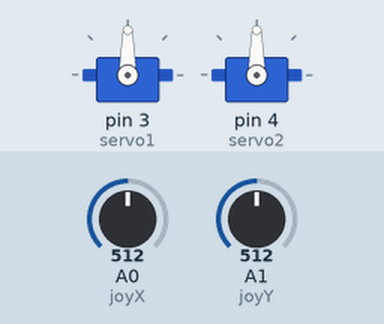
Simulated run of this sketch. Board: Arduino Uno, built with avr-gcc and run on an emulated ATmega328P. Parts: 2 × servo. The test bench sets the inputs (shaded band); at power-on: A0 (joyX) = 512, A1 (joyY) = 512.

Above: at 1.2 s.
1.3 s: A0 (joyX) set to 716
At 2.5 s:
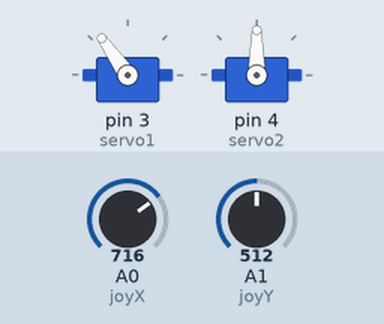
2.8 s: A1 (joyY) set to 716
At 3.4 s:
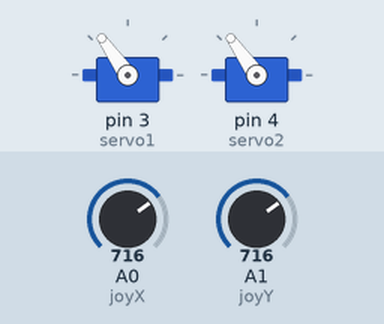
4.3 s: A0 (joyX) set to 900
At 5.1 s:
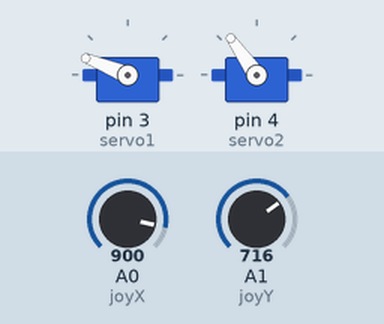
5.8 s: A1 (joyY) set to 900
At 7.0 s:
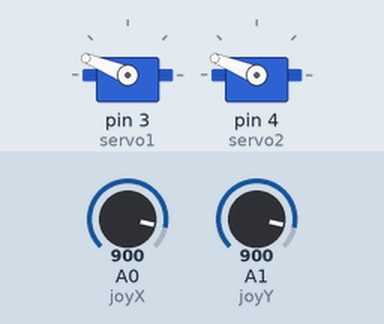
7.3 s: A0 (joyX) set to 1023
At 8.1 s:
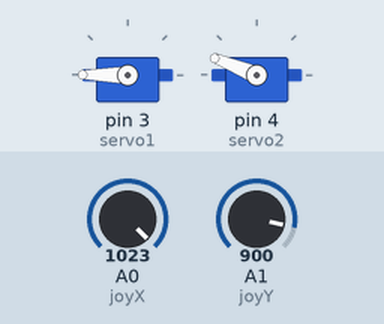
8.8 s: A1 (joyY) set to 1023
At 9.1 s:
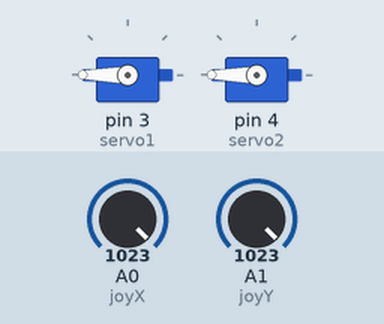
Timing chart, 0 to 11.3 s (numbered marks = the images above; inputs shaded):
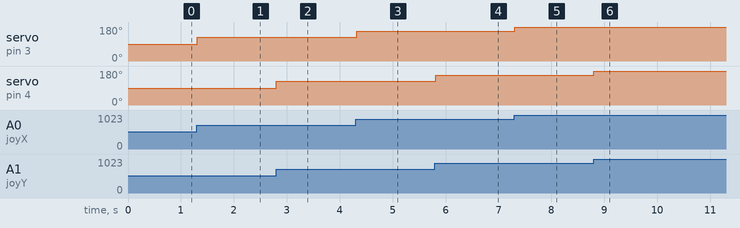

The sketch:

joystick.ino
```cpp
#include <Servo.h> // include servo library

Servo servo1; // define servos
Servo servo2;

int joyX = 0; // give variable to joystick readings
int joyY = 1;

int joyVal; // create variable for joystick value

void setup()
{
servo1.attach(3); // start servos
servo2.attach(4);


}


void loop()
{

joyVal = analogRead(joyX); // read value from joystick
joyVal = map(joyVal, 0, 1023, 0, 180); // change value range to 0-180
servo1.write(joyVal); // write value to servo

joyVal = analogRead(joyY); // repeat same for y axis
joyVal = map(joyVal, 0, 1023, 0, 180);
servo2.write(joyVal);
delay(20); // add small delay to reduce noise


}
```

Measured:
- after the input at 1.3 s, servo on pin 3 (servo1): 90° → 125° at once
- after the input at 2.8 s, servo on pin 4 (servo2): 90° → 125° at once
- after the input at 4.3 s, servo on pin 3 (servo1): 125° → 158° at once
- after the input at 5.8 s, servo on pin 4 (servo2): 125° → 158° at once
- after the input at 7.3 s, servo on pin 3 (servo1): 158° → 180° at once
- after the input at 8.8 s, servo on pin 4 (servo2): 158° → 180° at once
